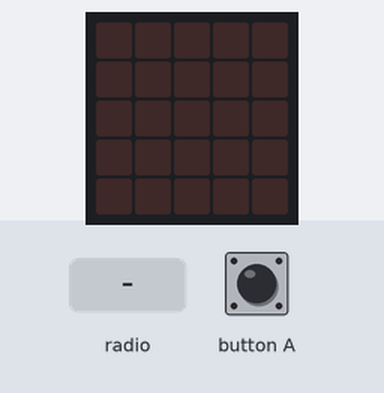
A program run on a simulated BBC micro:bit (MakeCode). On the bench: the board's 5×5 LED display. The inputs (shaded band) are chosen by the test bench.

Above: at 1.2 s.
1.3 s: radio message "1" arrives
At 1.7 s:
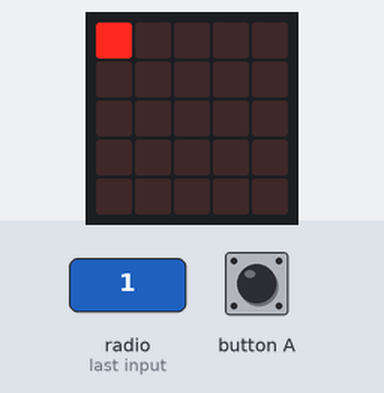
2.8 s: radio message "1" arrives
At 4.1 s:
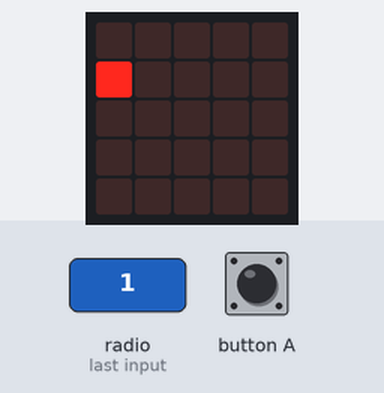
5.9 s: radio message "1" arrives
At 6.4 s:
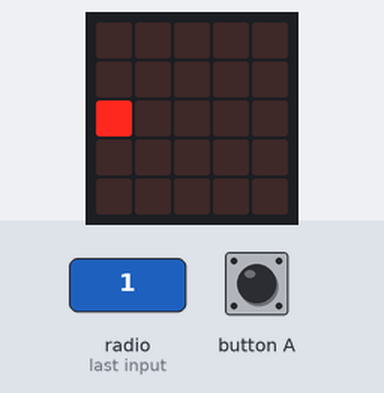
7.4 s: radio message "1" arrives
At 8.8 s:
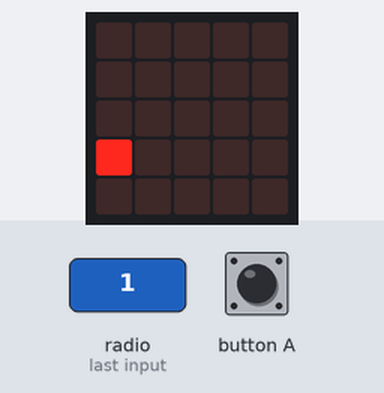
Timing chart, 0 to 9.9 s (numbered marks = the images above; inputs shaded):
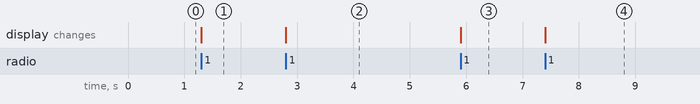

The program:

main.ts
```typescript
input.onButtonPressed(Button.A, function on_button_pressed_a() {
    radio.sendString("")
})
radio.onReceivedString(function on_received_string(receivedString: string) {

    basic.clearScreen()
    for (let i of _py.py_string_split(receivedString, ";")) {
        for (let j of i) {
            if (j == "1") {
                led.plot(a, o)
            }

            a += 1
        }
        a = 0
        o += 1
    }
})
let o = 0
let a = 0
basic.forever(function on_forever() {

})
```

test.ts
```typescript
// les tests vont ici ; cela ne sera pas compilé si ce paquet est utilisé en tant qu'extension.
```

Measured:
- after the input at 1.3 s, the display: changes at once (image 1)
- after the input at 2.8 s, the display: changes at once (image 2)
- after the input at 5.9 s, the display: changes at once (image 3)
- after the input at 7.4 s, the display: changes at once (image 4)
